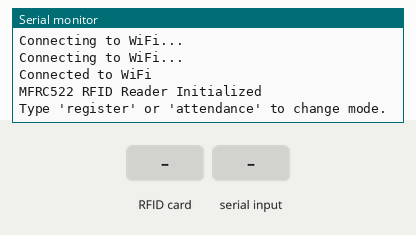
This sketch was run on a simulated ESP32. Shown: the last lines printed to the serial monitor. The inputs (shaded band) are chosen by the test bench. WiFi joins after 1.5 s; servers stay silent unless stated; uploads are accepted with an empty reply.

Above: at 3.2 s.
3.3 s: RFID card 5E 7A 19 C4 held to the reader
At 4.1 s:
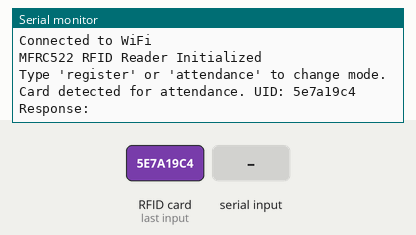
5.0 s: "register\n" received over Serial
At 5.5 s:
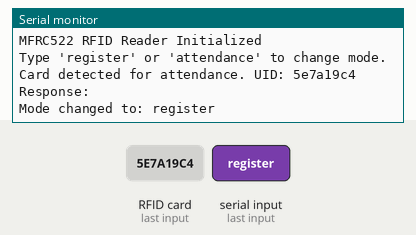
6.6 s: "attendance\n" received over Serial
At 7.9 s:
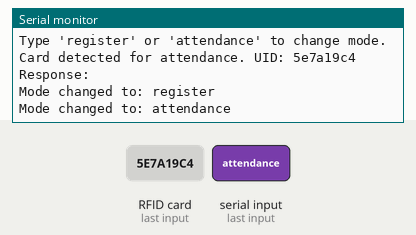

The sketch:

main.ino
```cpp
#include <WiFi.h>
#include <HTTPClient.h>
#include <MFRC522v2.h>
#include <SPI.h>
#include <MFRC522DriverSPI.h>
#include <MFRC522DriverPinSimple.h>
#include <MFRC522Debug.h>

// define pins
#define RST_PIN 21
#define SS_PIN 5

// wifi credentials
const char* ssid = "";
const char* password = "";

// web app URL
String googleScriptURL = "";

//  MFRC522 instance
MFRC522DriverPinSimple ss_pin(SS_PIN);
MFRC522DriverSPI mfrc522_driver(ss_pin);
MFRC522 mfrc522(mfrc522_driver);

// mode: "register" or "attendance"
String mode = "attendance";

void setup() {
  Serial.begin(115200);
  while (!Serial);

  SPI.begin();
  mfrc522.PCD_Init();

  WiFi.begin(ssid, password);
  while (WiFi.status() != WL_CONNECTED) {
    delay(1000);
    Serial.println("Connecting to WiFi...");
  }
  Serial.println("Connected to WiFi");

  Serial.println(F("MFRC522 RFID Reader Initialized"));
  Serial.println("Type 'register' or 'attendance' to change mode.");
}

void loop() {
  if (Serial.available()) {
    String input = Serial.readStringUntil('\n');
    input.trim();
    if (input == "register" || input == "attendance") {
      mode = input;
      Serial.println("Mode changed to: " + mode);
    }
  }

  if (mfrc522.PICC_IsNewCardPresent() && mfrc522.PICC_ReadCardSerial()) {
    String uid = getUID();

    if (mode == "register") {
      Serial.println("Card detected for registration. UID: " + uid);
      registerUser(uid);
    } else if (mode == "attendance") {
      Serial.println("Card detected for attendance. UID: " + uid);
      markAttendance(uid);
    }

    mfrc522.PICC_HaltA();
    mfrc522.PCD_StopCrypto1();
  }

  delay(100);
}

String getUID() {
  String uid = "";
  for (byte i = 0; i < mfrc522.uid.size; i++) {
    uid += String(mfrc522.uid.uidByte[i], HEX);
  }
  return uid;
}

void registerUser(String uid) {
  Serial.println("Enter a name for this UID:");
  while (!Serial.available());
  String name = Serial.readStringUntil('\n');
  name.trim();

  String url = googleScriptURL + "?mode=register&uid=" + uid + "&name=" + name;
  sendRequest(url);
}

void markAttendance(String uid) {
  String url = googleScriptURL + "?mode=attendance&uid=" + uid;
  sendRequest(url);
}

void sendRequest(String url) {
  HTTPClient http;
  http.begin(url);
  int httpResponseCode = http.GET();

  if (httpResponseCode > 0) {
    Serial.println("Response: " + http.getString());
  } else {
    Serial.println("Error code: " + String(httpResponseCode));
  }

  http.end();
}
```

Measured:
- after the input at 3.3 s, the serial monitor: prints a new line at once (image 1)
- after the input at 5.0 s, the serial monitor: prints a new line after 0.12 s (image 2)
- after the input at 6.6 s, the serial monitor: prints a new line at once (image 3)
